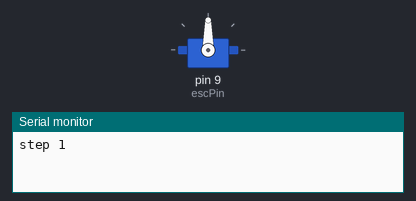
This sketch was run on a simulated Arduino Uno, built with avr-gcc and run on an emulated ATmega328P. Parts: servo, the last lines printed to the serial monitor.

Above: at 0.1 s.
At 3.1 s:
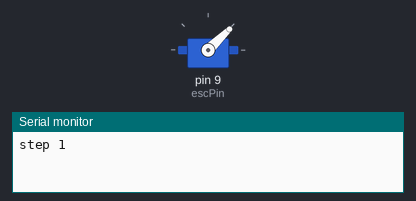
At 5.1 s:
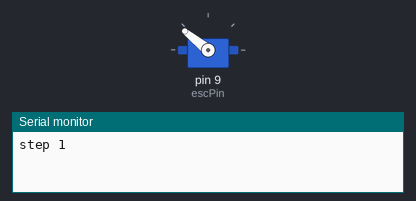
At 27.1 s:
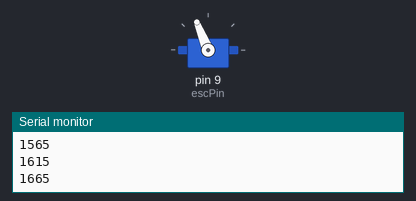
Timing chart, 0 to 28.6 s (numbered marks = the images above):
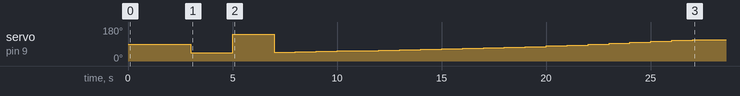

The sketch:

HardDriveGyroTest2.ino
```cpp
//Written by Jason & Calder
#include <Servo.h>
Servo esc;
int escPin = 9; // PWM pin connected to the ESC signal wire
void setup() {
  Serial.begin(9600);
  esc.attach(escPin); // attach the servo object to the PWM pin
  Serial.print("step 1\n");
  delay(3000);
  esc.writeMicroseconds(1000);
  delay(2000);
  esc.writeMicroseconds(2000);
  delay(2000);
  int i = 1015;
  while(i<1700)
  {
      esc.writeMicroseconds(i);
      delay(1000);
      Serial.println(i);
      if(i>1300)
      {
        i += 25;
      }
      i += 25;
  }
  esc.writeMicroseconds(1700);
  delay(2000);
}
void loop() {
  // Set the speed of the motor to 100% throttle
  esc.writeMicroseconds(1700); // send a pulse with duration of 1.5 milliseconds (center position)
  delay(1000); // wait for 2 seconds
  Serial.print("loopy\n");
}
```
